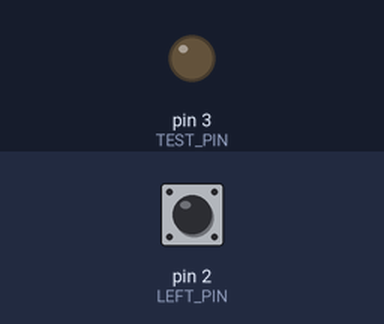
Bench run of a sketch on a simulated Arduino Uno, built with avr-gcc and run on an emulated ATmega328P. On the bench: output pins drawn as LEDs (lit = HIGH). Inputs (shaded band) come from the test bench; at power-on: pin 2 (LEFT_PIN) LOW.

Above: at 1.2 s.
1.3 s: pin 2 (LEFT_PIN) pulled HIGH for 0.15 s
At 1.37 s:
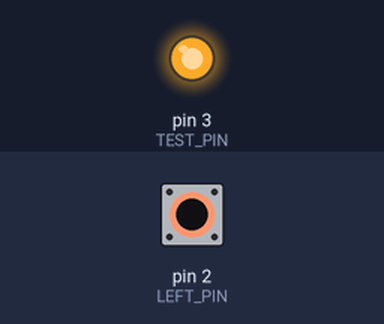
2.9 s: pin 2 (LEFT_PIN) pulled HIGH for 3.2 s
At 6.8 s:
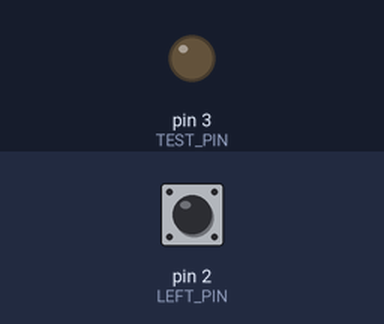
Timing chart, 0 to 8.3 s (numbered marks = the images above; inputs shaded):
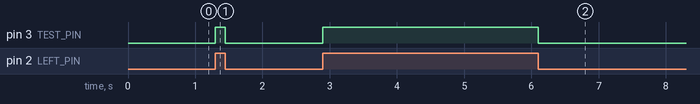

Measured:
- after the input at 1.3 s, pin 3 (TEST_PIN): LOW → HIGH at once, → LOW 0.15 s later
- after the input at 2.9 s, pin 3 (TEST_PIN): LOW → HIGH at once, → LOW 3.2 s later

The sketch:

pinTesting.ino
```cpp
#define TEST_PIN 3
#define LEFT_PIN 2
#define RIGHT_PIN 4
// left and right are 2 and 4
void setup() {
  pinMode(LEFT_PIN, INPUT);
  pinMode(RIGHT_PIN, INPUT);
  pinMode(TEST_PIN, OUTPUT);
  digitalWrite(TEST_PIN, LOW);
}

void loop() {
  int val = digitalRead(LEFT_PIN);
  digitalWrite(TEST_PIN, val);
}
```
